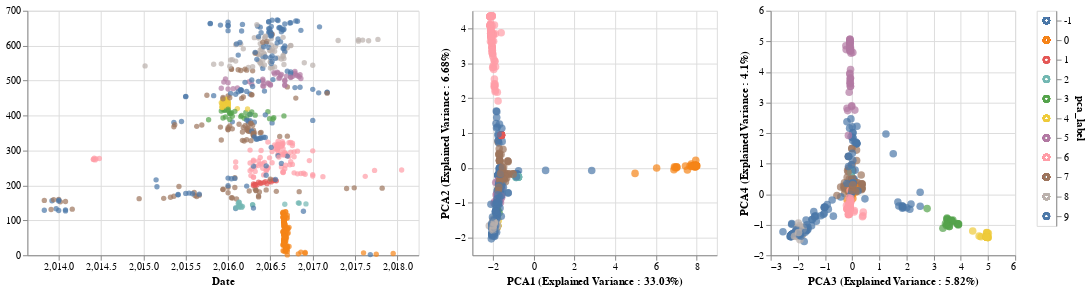

Here is the notebook cell this chart was saved with:
### Markdown cell above
# HDBSCAN Output

### Code cell
list_of_chart = linking_tree_with_plots_clickable(merged_pca_df,['pca1','pca2','pca3','pca4', 'pca5', 'pca6'],
                                         ['PCA1 (Explained Variance : {}%'.format(round(explained_variance_PCA[0]*100,2)) + ")",
                                          'PCA2 (Explained Variance : {}%'.format(round(explained_variance_PCA[1]*100,2)) + ")",
                                          'PCA3 (Explained Variance : {}%'.format(round(explained_variance_PCA[2]*100,2)) + ")",
                                          'PCA4 (Explained Variance : {}%'.format(round(explained_variance_PCA[3]*100,2)) + ")",
                                          'PCA5 (Explained Variance : {}%'.format(round(explained_variance_PCA[4]*100,2)) + ")",
                                          'PCA6 (Explained Variance : {}%'.format(round(explained_variance_PCA[5]*100,2)) + ")"],
                                         "pca_label:N",["pca_label"], ['strain'])
PCAFluBrush = list_of_chart[0]|list_of_chart[1]|list_of_chart[2]|list_of_chart[4]

PCAFluBrush
#PCAFluBrush.save("docs/PCA" + virus_name + "Brush.html")

### Figure 1 — Vega-Lite specification as saved in the notebook (floating-point values rounded to 4 significant figures; data arrays with more than 128 entries replaced by an {"elided": "..."} marker saying what was removed)
{"config": {"view": {"continuousWidth": 400, "continuousHeight": 300}}, "hconcat": [{"mark": "circle", "encoding": {"color": {"condition": {"type": "nominal", "field": "pca_label", "legend": null, "selection": "selector002"}, "value": "lightgray"}, "tooltip": [{"type": "nominal", "field": "strain"}], "x": {"type": "quantitative", "field": "date", "scale": {"domain": [2014.0, 2018.0]}, "title": "Date"}, "y": {"type": "quantitative", "field": "y", "title": ""}}, "height": 250, "selection": {"selector002": {"type": "multi", "fields": ["pca_label"]}}, "width": 400}, {"mark": {"type": "circle", "size": 60}, "encoding": {"color": {"condition": {"type": "nominal", "field": "pca_label", "legend": null, "selection": "selector002"}, "value": "lightgray"}, "tooltip": [{"type": "nominal", "field": "strain"}], "x": {"type": "quantitative", "field": "pca1", "title": "PCA1 (Explained Variance : 33.03%)"}, "y": {"type": "quantitative", "field": "pca2", "title": "PCA2 (Explained Variance : 6.68%)"}}, "height": 250, "selection": {"selector002": {"type": "multi", "fields": ["pca_label"]}}, "width": 250}, {"mark": {"type": "circle", "size": 60}, "encoding": {"color": {"condition": {"type": "nominal", "field": "pca_label", "legend": null, "selection": "selector002"}, "value": "lightgray"}, "tooltip": [{"type": "nominal", "field": "strain"}], "x": {"type": "quantitative", "field": "pca3", "title": "PCA3 (Explained Variance : 5.82%)"}, "y": {"type": "quantitative", "field": "pca4", "title": "PCA4 (Explained Variance : 4.1%)"}}, "height": 250, "selection": {"selector002": {"type": "multi", "fields": ["pca_label"]}}, "width": 250}, {"mark": "point", "encoding": {"color": {"type": "nominal", "field": "pca_label"}, "y": {"type": "nominal", "axis": {"orient": "right"}, "field": "pca_label"}}, "selection": {"selector002": {"type": "multi", "fields": ["pca_label"]}}}], "data": {"name": "data-01747fa36b7d4f6875117077150992fd"}, "$schema": "https://vega.github.io/schema/vega-lite/v4.8.1.json", "datasets": {"data-01747fa36b7d4f6875117077150992fd": {"elided": "674 records"}}}
